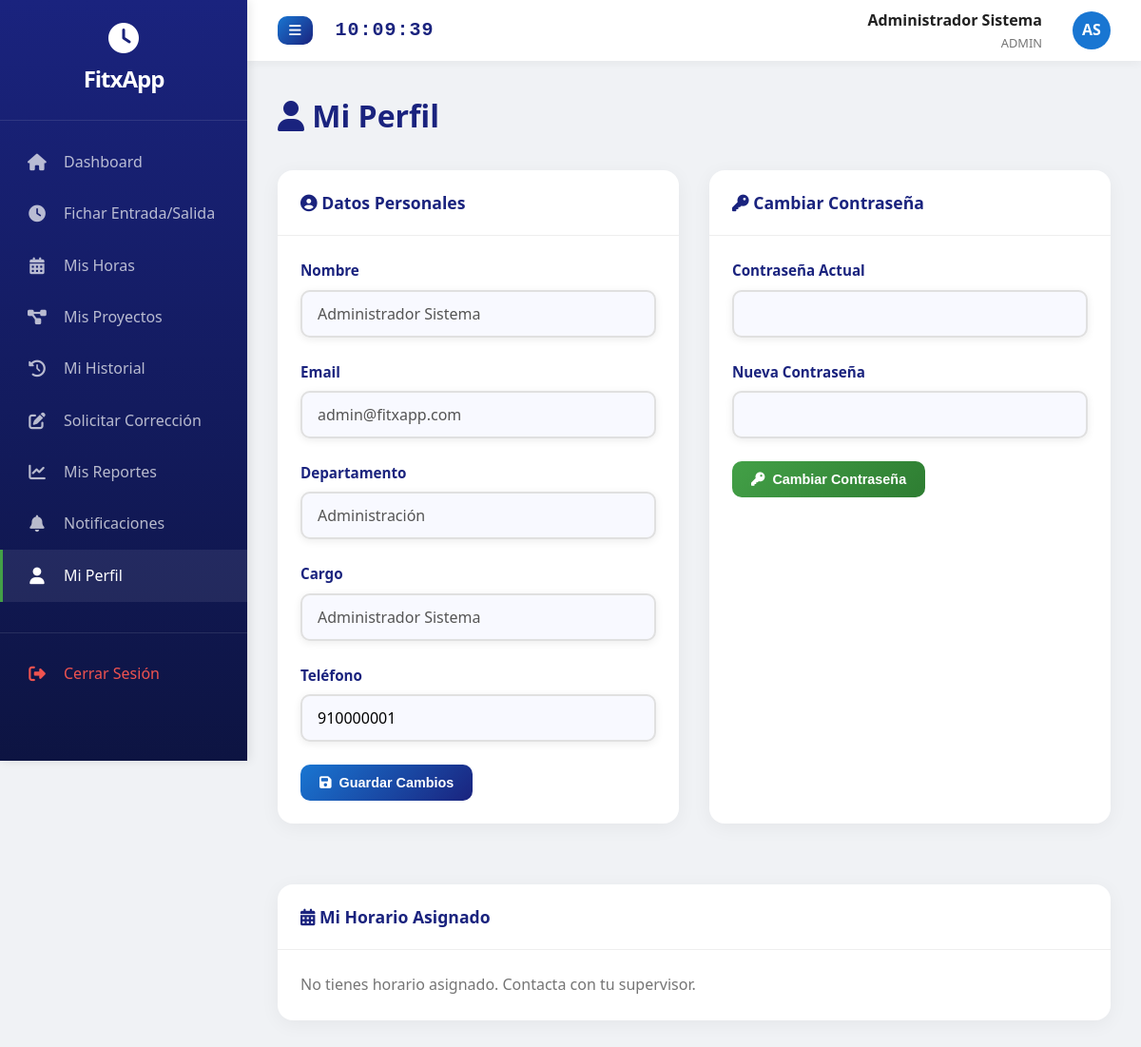
Screenshot of /fitxapp/empleado/perfil.php (signed in) with the database file from the repository.
### tables this page shows
CREATE TABLE usuarios (
  id INT PRIMARY KEY AUTO_INCREMENT,
  nombre VARCHAR(50) NOT NULL,
  apellidos VARCHAR(100) NOT NULL,
  email VARCHAR(100) NOT NULL UNIQUE,
  password VARCHAR(255) NOT NULL,
  rol ENUM('admin','supervisor','empleado') DEFAULT 'empleado',
  departamento_id INT NULL,
  cargo VARCHAR(100),
  telefono VARCHAR(20),
  dni VARCHAR(20),
  fecha_alta DATE NULL,
  avatar VARCHAR(255) NULL,
  activo TINYINT(1) DEFAULT 1,
  fecha_creacion DATETIME DEFAULT CURRENT_TIMESTAMP,
  FOREIGN KEY (departamento_id) REFERENCES departamentos(id) ON DELETE SET NULL
);

CREATE TABLE departamentos (
  id INT PRIMARY KEY AUTO_INCREMENT,
  nombre VARCHAR(100) NOT NULL UNIQUE,
  descripcion TEXT,
  supervisor_id INT NULL,
  fecha_creacion DATETIME DEFAULT CURRENT_TIMESTAMP
);

### fitxapp/includes/db.php (called while the page is built, shortened)
<?php
function escape($string) {
    return htmlspecialchars($string ?? '', ENT_QUOTES, 'UTF-8');
}
?>

### fitxapp/empleado/perfil.php (the view, shortened to what this page needs)
<?php
require_once '../includes/db.php';
require_once '../includes/funciones.php';
$usuario_id = $_SESSION['usuario_id'];
$stmt = $pdo->prepare("SELECT u.*, d.nombre as departamento FROM usuarios u LEFT JOIN departamentos d ON u.departamento_id = d.id WHERE u.id = ?");
$stmt->execute([$usuario_id]);
$usuario = $stmt->fetch();
$stmt = $pdo->prepare("SELECT * FROM horarios WHERE usuario_id = ?");
$stmt->execute([$usuario_id]);
$horario = $stmt->fetch();
?>
<!DOCTYPE html>
<html lang="es">
<head>
    <link rel="stylesheet" href="https://cdnjs.cloudflare.com/ajax/libs/font-awesome/6.4.0/css/all.min.css">
    <link rel="stylesheet" href="../assets/css/style.css">
</head>
<body>
<?php include '../includes/sidebar_empleado.php'; ?>
<div class="main-contenedor">
    <?php include '../includes/header.php'; ?>
    <div class="contenido">
        <h1 style="margin-bottom: 2rem; color: #1a237e;">
            <i class="fas fa-user"></i> Mi Perfil
        </h1>
        <div class="grid" style="display: grid; grid-template-columns: 1fr 1fr; gap: 2rem;">
            <div class="card">
                <div class="card-header">
                    <h3><i class="fas fa-user-circle"></i> Datos Personales</h3>
                </div>
                <div class="card-body">
                    <form method="POST">
                        <div class="form-grupo">
                            <label>Nombre</label>
                            <input type="text" class="form-control" value="<?php echo escape($usuario['nombre'] . ' ' . $usuario['apellidos']); ?>" disabled>
                        </div>
                        <div class="form-grupo">
                            <label>Email</label>
                            <input type="email" class="form-control" value="<?php echo escape($usuario['email']); ?>" disabled>
                        </div>
                        <div class="form-grupo">
                            <label>Departamento</label>
                            <input type="text" class="form-control" value="<?php echo escape($usuario['departamento'] ?? '-'); ?>" disabled>
                        </div>
                        <div class="form-grupo">
                            <label>Cargo</label>
                            <input type="text" class="form-control" value="<?php echo escape($usuario['cargo'] ?? '-'); ?>" disabled>
                        </div>
                        <div class="form-grupo">
                            <label>Teléfono</label>
                            <input type="text" name="telefono" class="form-control" value="<?php echo escape($usuario['telefono'] ?? ''); ?>">
                        </div>
                        <button type="submit" name="guardar_datos" class="btn btn-primario">
                            <i class="fas fa-save"></i> Guardar Cambios
                        </button>
                    </form>
                </div>
            </div>
            <div class="card">
                <div class="card-header">
                    <h3><i class="fas fa-key"></i> Cambiar Contraseña</h3>
                </div>
                <div class="card-body">
                    <form method="POST">
                        <div class="form-grupo">
                            <label>Contraseña Actual</label>
                            <input type="password" name="password_actual" class="form-control" required>
                        </div>
                        <div class="form-grupo">
                            <label>Nueva Contraseña</label>
                            <input type="password" name="password_nueva" class="form-control" required>
                        </div>
                        <button type="submit" name="cambiar_password" class="btn btn-exito">
                            <i class="fas fa-key"></i> Cambiar Contraseña
                        </button>
                    </form>
                </div>
            </div>
        </div>
        <div class="card" style="margin-top: 2rem;">
            <div class="card-header">
                <h3><i class="fas fa-calendar-alt"></i> Mi Horario Asignado</h3>
            </div>
            <div class="card-body">
                <?php if ($horario): ?>
                <table class="tabla">
                    <thead>
                        <tr>
                            <th>Lunes</th>
                            <th>Martes</th>
                            <th>Miércoles</th>
                            <th>Jueves</th>
                            <th>Viernes</th>
                        </tr>
                    </thead>
                    <tbody>
                        <tr>
                            <td><?php echo $horario['lunes_inicio'] ? date('H:i', strtotime($horario['lunes_inicio'])).' - '.date('H:i', strtotime($horario['lunes_fin'])) : '-'; ?></td>
                            <td><?php echo $horario['martes_inicio'] ? date('H:i', strtotime($horario['martes_inicio'])).' - '.date('H:i', strtotime($horario['martes_fin'])) : '-'; ?></td>
                            <td><?php echo $horario['miercoles_inicio'] ? date('H:i', strtotime($horario['miercoles_inicio'])).' - '.date('H:i', strtotime($horario['miercoles_fin'])) : '-'; ?></td>
                            <td><?php echo $horario['jueves_inicio'] ? date('H:i', strtotime($horario['jueves_inicio'])).' - '.date('H:i', strtotime($horario['jueves_fin'])) : '-'; ?></td>
                            <td><?php echo $horario['viernes_inicio'] ? date('H:i', strtotime($horario['viernes_inicio'])).' - '.date('H:i', strtotime($horario['viernes_fin'])) : '-'; ?></td>
                        </tr>
                    </tbody>
                </table>
                <?php else: ?>
                <p style="color: #757575;">No tienes horario asignado. Contacta con tu supervisor.</p>
                <?php endif; ?>
            </div>
        </div>
    </div>
</div>
</body>
</html>

### fitxapp/assets/css/style.css (style rules this page uses)
* { margin: 0; padding: 0; box-sizing: border-box; }
body { font-family: 'Segoe UI', Roboto, Oxygen, Ubuntu, Cantarell, 'Open Sans', 'Helvetica Neue', sans-serif; background-color: #f0f2f5; color: #212121; line-height: 1.6; }
.main-contenedor { margin-left: 260px; transition: margin-left 0.3s ease; }
.contenido { margin-top: 64px; padding: 2rem; min-height: calc(100vh - 64px); }
.card { background: white; border-radius: 16px; box-shadow: 0 4px 20px rgba(0,0,0,0.05); overflow: hidden; margin-bottom: 2rem; }
.card-header { padding: 1.25rem 1.5rem; border-bottom: 1px solid #eee; display: flex; align-items: center; justify-content: space-between; }
.card-header h3 { font-size: 1.1rem; font-weight: 600; color: #1a237e; }
.card-body { padding: 1.5rem; }
.btn { display: inline-flex; align-items: center; gap: 0.5rem; padding: 0.7rem 1.25rem; border: none; border-radius: 10px; font-size: 0.9rem; font-weight: 600; cursor: pointer; transition: all 0.2s ease; text-decoration: none; }
.btn-primario { background: linear-gradient(135deg, #1976d2, #1a237e); color: white; }
.btn-exito { background: linear-gradient(135deg, #43a047, #2e7d32); color: white; }
.form-grupo { position: relative; margin-bottom: 1.5rem; }
.form-control { width: 100%; padding: 12px 16px; border: 2px solid #e0e0e0; border-radius: 10px; font-size: 1rem; transition: all 0.3s ease; background: #f8f9ff; box-sizing: border-box; box-shadow: 0 2px 8px rgba(0,0,0,0.08); font-family: inherit; }
label { display: block; margin-bottom: 0.5rem; font-weight: 700; color: #1a237e; font-size: 0.95rem; }
.form-control::placeholder { color: #bdbdbd; opacity: 1; }
.grid { display: grid; }

### rows the page displays
usuarios: nombre+apellidos "Administrador Sistema", email "admin@fitxapp.com", departamento.nombre "Administración", cargo "Administrador Sistema", telefono "910000001"

### other values shown
$_SESSION['nombre'] . ' ' . $_SESSION['apellidos'] "Administrador Sistema"
$_SESSION['rol'] "ADMIN"
